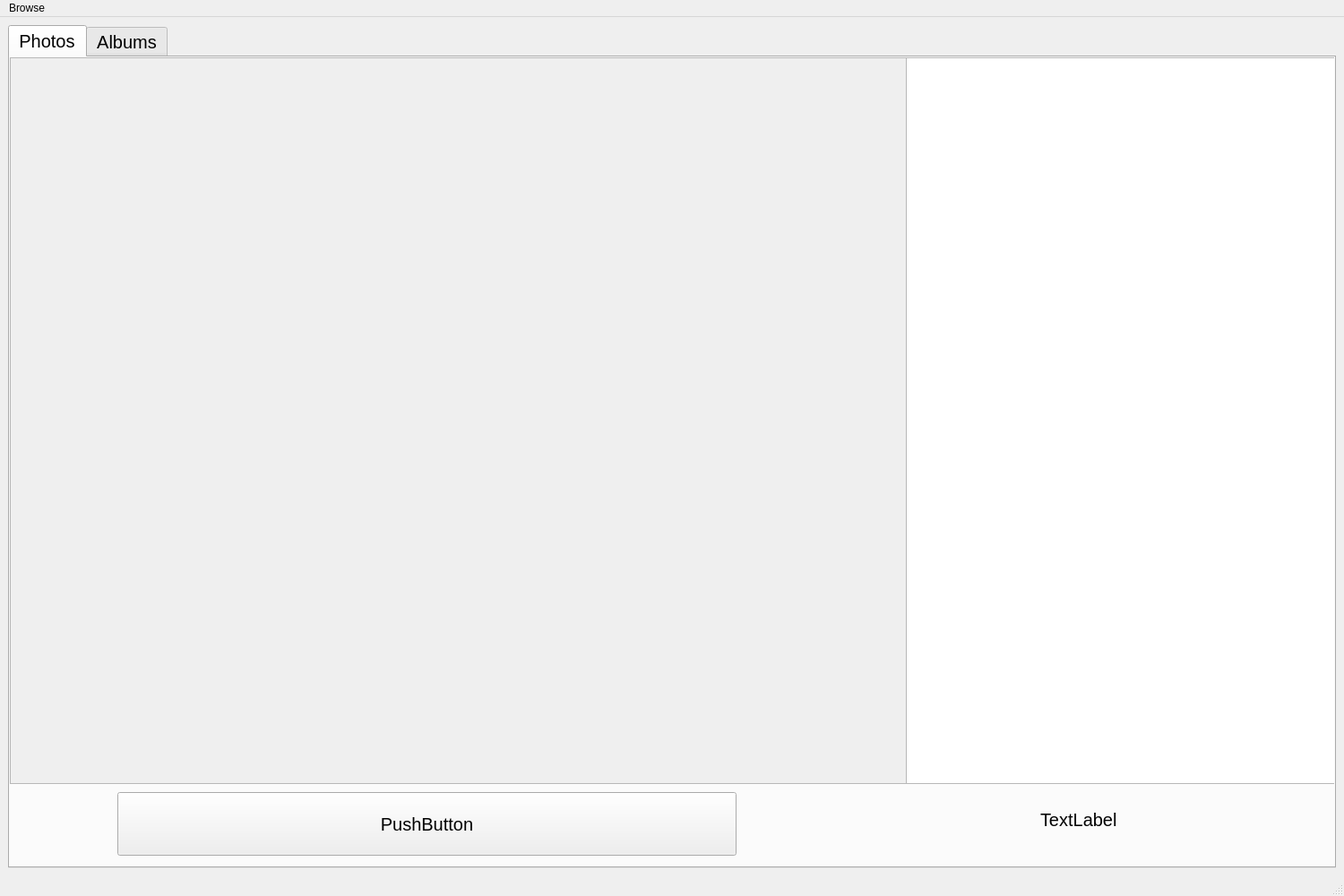
<?xml version="1.0" encoding="UTF-8"?>
<ui version="4.0">
 <class>MainWindow</class>
 <widget class="QMainWindow" name="MainWindow">
  <property name="geometry">
   <rect>
    <x>0</x>
    <y>0</y>
    <width>1500</width>
    <height>1000</height>
   </rect>
  </property>
  <property name="sizePolicy">
   <sizepolicy hsizetype="Preferred" vsizetype="Preferred">
    <horstretch>0</horstretch>
    <verstretch>0</verstretch>
   </sizepolicy>
  </property>
  <property name="windowTitle">
   <string>Photo Manager</string>
  </property>
  <property name="windowIcon">
   <iconset>
    <normaloff>../Image_sources/1200px-Picture_icon_BLACK.svg.png</normaloff>../Image_sources/1200px-Picture_icon_BLACK.svg.png</iconset>
  </property>
  <property name="iconSize">
   <size>
    <width>24</width>
    <height>24</height>
   </size>
  </property>
  <widget class="QWidget" name="centralwidget">
   <property name="enabled">
    <bool>true</bool>
   </property>
   <property name="sizePolicy">
    <sizepolicy hsizetype="Preferred" vsizetype="Preferred">
     <horstretch>0</horstretch>
     <verstretch>0</verstretch>
    </sizepolicy>
   </property>
   <layout class="QGridLayout" name="gridLayout">
    <item row="0" column="0">
     <widget class="QTabWidget" name="tabWidget">
      <property name="enabled">
       <bool>true</bool>
      </property>
      <property name="sizePolicy">
       <sizepolicy hsizetype="Preferred" vsizetype="Preferred">
        <horstretch>0</horstretch>
        <verstretch>0</verstretch>
       </sizepolicy>
      </property>
      <property name="minimumSize">
       <size>
        <width>0</width>
        <height>0</height>
       </size>
      </property>
      <property name="sizeIncrement">
       <size>
        <width>0</width>
        <height>0</height>
       </size>
      </property>
      <property name="baseSize">
       <size>
        <width>0</width>
        <height>0</height>
       </size>
      </property>
      <property name="font">
       <font>
        <pointsize>15</pointsize>
        <italic>false</italic>
        <bold>false</bold>
        <underline>false</underline>
        <strikeout>false</strikeout>
        <kerning>true</kerning>
       </font>
      </property>
      <property name="mouseTracking">
       <bool>false</bool>
      </property>
      <property name="tabletTracking">
       <bool>false</bool>
      </property>
      <property name="tabPosition">
       <enum>QTabWidget::North</enum>
      </property>
      <property name="tabShape">
       <enum>QTabWidget::Rounded</enum>
      </property>
      <property name="currentIndex">
       <number>0</number>
      </property>
      <property name="iconSize">
       <size>
        <width>16</width>
        <height>16</height>
       </size>
      </property>
      <property name="elideMode">
       <enum>Qt::ElideNone</enum>
      </property>
      <widget class="QWidget" name="tab">
       <property name="enabled">
        <bool>true</bool>
       </property>
       <property name="font">
        <font>
         <pointsize>15</pointsize>
         <italic>false</italic>
         <bold>false</bold>
         <underline>false</underline>
         <strikeout>false</strikeout>
         <kerning>true</kerning>
        </font>
       </property>
       <attribute name="title">
        <string>Photos</string>
       </attribute>
       <widget class="QPushButton" name="pushButton">
        <property name="enabled">
         <bool>true</bool>
        </property>
        <property name="geometry">
         <rect>
          <x>120</x>
          <y>820</y>
          <width>691</width>
          <height>71</height>
         </rect>
        </property>
        <property name="text">
         <string>PushButton</string>
        </property>
       </widget>
       <widget class="QLabel" name="label">
        <property name="enabled">
         <bool>true</bool>
        </property>
        <property name="geometry">
         <rect>
          <x>1150</x>
          <y>820</y>
          <width>241</width>
          <height>61</height>
         </rect>
        </property>
        <property name="text">
         <string>TextLabel</string>
        </property>
       </widget>
       <widget class="QScrollArea" name="scrollArea">
        <property name="geometry">
         <rect>
          <x>0</x>
          <y>0</y>
          <width>1001</width>
          <height>811</height>
         </rect>
        </property>
        <property name="widgetResizable">
         <bool>true</bool>
        </property>
        <widget class="QWidget" name="scrollAreaWidgetContents">
         <property name="geometry">
          <rect>
           <x>0</x>
           <y>0</y>
           <width>999</width>
           <height>809</height>
          </rect>
         </property>
        </widget>
       </widget>
       <widget class="QListWidget" name="listWidget">
        <property name="geometry">
         <rect>
          <x>1000</x>
          <y>0</y>
          <width>481</width>
          <height>811</height>
         </rect>
        </property>
       </widget>
      </widget>
      <widget class="QWidget" name="tab_2">
       <attribute name="title">
        <string>Albums</string>
       </attribute>
      </widget>
     </widget>
    </item>
   </layout>
  </widget>
  <widget class="QMenuBar" name="menubar">
   <property name="geometry">
    <rect>
     <x>0</x>
     <y>0</y>
     <width>1500</width>
     <height>22</height>
    </rect>
   </property>
   <widget class="QMenu" name="menuBrowse">
    <property name="title">
     <string>Browse</string>
    </property>
    <addaction name="action_1"/>
   </widget>
   <addaction name="menuBrowse"/>
  </widget>
  <widget class="QStatusBar" name="statusbar"/>
  <action name="action_1">
   <property name="checkable">
    <bool>false</bool>
   </property>
   <property name="text">
    <string>Open File</string>
   </property>
  </action>
 </widget>
 <resources/>
 <connections/>
</ui>
